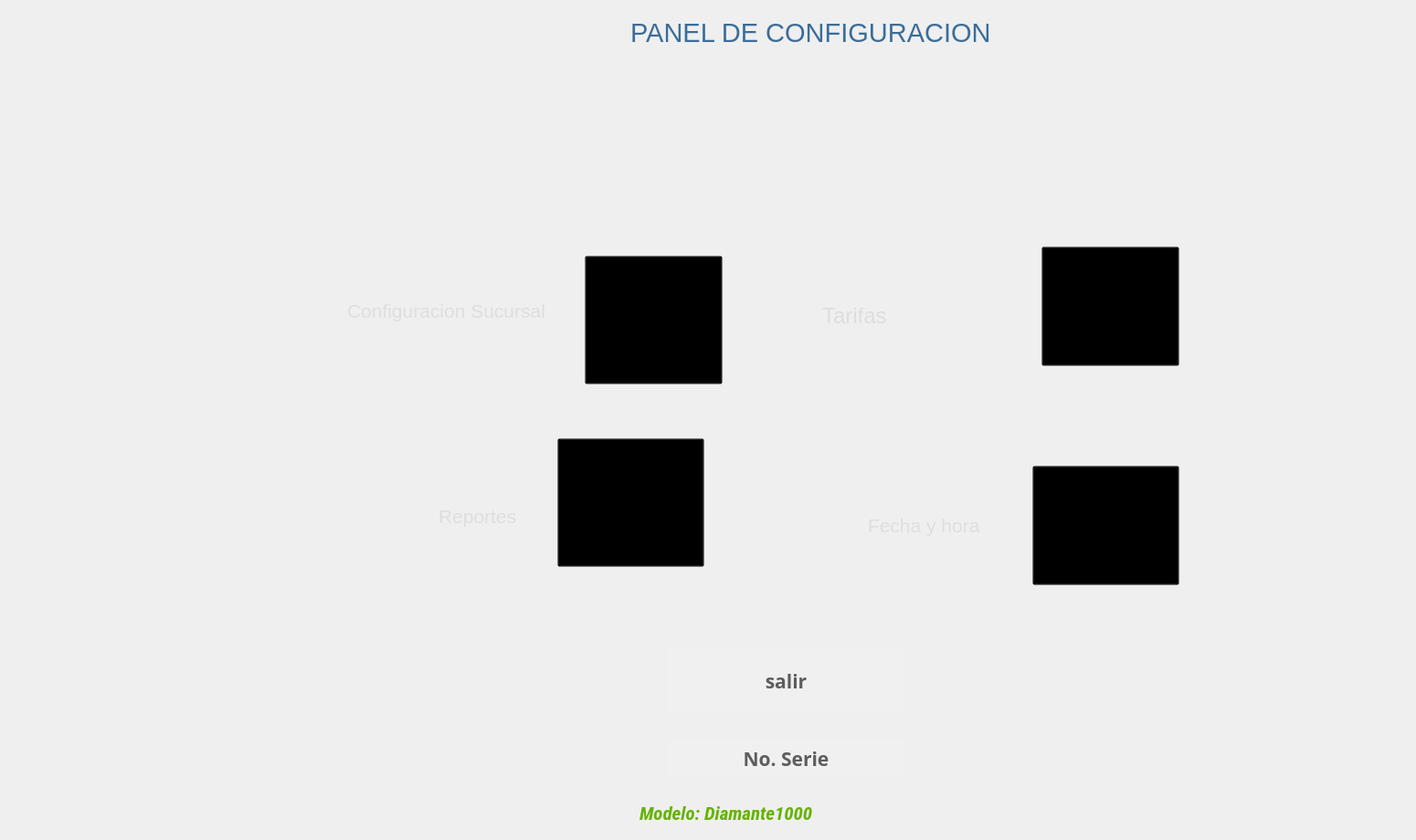
   <widget class="QWidget" name="page_36">
    <widget class="QLabel" name="ltime_55">
     <property name="geometry">
      <rect>
       <x>950</x>
       <y>550</y>
       <width>201</width>
       <height>51</height>
      </rect>
     </property>
     <property name="font">
      <font>
       <family>Segoe UI</family>
       <pointsize>16</pointsize>
       <weight>50</weight>
       <italic>false</italic>
       <bold>false</bold>
      </font>
     </property>
     <property name="styleSheet">
      <string notr="true">background-color:transparent;
color:rgb(222, 222, 222);

</string>
     </property>
     <property name="text">
      <string>Fecha y hora</string>
     </property>
    </widget>
    <widget class="QLabel" name="ltime_56">
     <property name="geometry">
      <rect>
       <x>380</x>
       <y>320</y>
       <width>251</width>
       <height>41</height>
      </rect>
     </property>
     <property name="font">
      <font>
       <family>Segoe UI</family>
       <pointsize>16</pointsize>
       <weight>50</weight>
       <italic>false</italic>
       <bold>false</bold>
      </font>
     </property>
     <property name="styleSheet">
      <string notr="true">background-color:transparent;
color:rgb(222, 222, 222);

</string>
     </property>
     <property name="text">
      <string>Configuracion Sucursal</string>
     </property>
    </widget>
    <widget class="QLabel" name="ltime_57">
     <property name="geometry">
      <rect>
       <x>690</x>
       <y>20</y>
       <width>491</width>
       <height>31</height>
      </rect>
     </property>
     <property name="font">
      <font>
       <family>Segoe UI</family>
       <pointsize>22</pointsize>
       <weight>50</weight>
       <italic>false</italic>
       <bold>false</bold>
      </font>
     </property>
     <property name="styleSheet">
      <string notr="true">background-color:transparent;
color:rgb(59, 109, 153);

</string>
     </property>
     <property name="text">
      <string>PANEL DE CONFIGURACION</string>
     </property>
    </widget>
    <widget class="QPushButton" name="bred">
     <property name="geometry">
      <rect>
       <x>1140</x>
       <y>270</y>
       <width>151</width>
       <height>131</height>
      </rect>
     </property>
     <property name="font">
      <font>
       <family>Sans Serif</family>
       <weight>75</weight>
       <italic>false</italic>
       <bold>true</bold>
      </font>
     </property>
     <property name="styleSheet">
      <string notr="true">background-color:transparent;
color:BLAcK;;
</string>
     </property>
     <property name="text">
      <string/>
     </property>
     <property name="icon">
      <iconset>
       <normaloff>../iconos/ethernet.png</normaloff>../iconos/ethernet.png</iconset>
     </property>
     <property name="iconSize">
      <size>
       <width>150</width>
       <height>150</height>
      </size>
     </property>
     <property name="default">
      <bool>false</bool>
     </property>
     <property name="flat">
      <bool>false</bool>
     </property>
    </widget>
    <widget class="QLabel" name="ltime_58">
     <property name="geometry">
      <rect>
       <x>480</x>
       <y>550</y>
       <width>141</width>
       <height>31</height>
      </rect>
     </property>
     <property name="font">
      <font>
       <family>Segoe UI</family>
       <pointsize>16</pointsize>
       <weight>50</weight>
       <italic>false</italic>
       <bold>false</bold>
      </font>
     </property>
     <property name="styleSheet">
      <string notr="true">background-color:transparent;
color:rgb(222, 222, 222);

</string>
     </property>
     <property name="text">
      <string>Reportes</string>
     </property>
    </widget>
    <widget class="QLabel" name="lmodelo">
     <property name="enabled">
      <bool>true</bool>
     </property>
     <property name="geometry">
      <rect>
       <x>700</x>
       <y>870</y>
       <width>431</width>
       <height>41</height>
      </rect>
     </property>
     <property name="font">
      <font>
       <family>Roboto Condensed</family>
       <pointsize>16</pointsize>
       <weight>75</weight>
       <italic>true</italic>
       <bold>true</bold>
      </font>
     </property>
     <property name="autoFillBackground">
      <bool>false</bool>
     </property>
     <property name="styleSheet">
      <string notr="true">background-color:transparent;
color:rgb(101, 179, 0)</string>
     </property>
     <property name="lineWidth">
      <number>4</number>
     </property>
     <property name="midLineWidth">
      <number>3</number>
     </property>
     <property name="text">
      <string>Modelo: Diamante1000</string>
     </property>
     <property name="scaledContents">
      <bool>false</bool>
     </property>
     <property name="openExternalLinks">
      <bool>false</bool>
     </property>
    </widget>
    <widget class="QPushButton" name="bnoserie">
     <property name="geometry">
      <rect>
       <x>730</x>
       <y>810</y>
       <width>261</width>
       <height>41</height>
      </rect>
     </property>
     <property name="font">
      <font>
       <family>Ubuntu Mono</family>
       <pointsize>16</pointsize>
       <weight>75</weight>
       <italic>false</italic>
       <bold>true</bold>
       <underline>false</underline>
      </font>
     </property>
     <property name="toolTip">
      <string>Ayuda</string>
     </property>
     <property name="toolTipDuration">
      <number>3</number>
     </property>
     <property name="whatsThis">
      <string extracomment="help"/>
     </property>
     <property name="styleSheet">
      <string notr="true">background-color:rgb(240, 240, 240);
color:rgb(93, 93, 93);
border-radius:80%</string>
     </property>
     <property name="text">
      <string>No. Serie</string>
     </property>
     <property name="icon">
      <iconset>
       <normaloff>../../../../../cajsSATELITE/eum/app/cajeroF/iconos/fl.png</normaloff>../../../../../cajsSATELITE/eum/app/cajeroF/iconos/fl.png</iconset>
     </property>
     <property name="iconSize">
      <size>
       <width>40</width>
       <height>40</height>
      </size>
     </property>
    </widget>
    <widget class="QPushButton" name="bsucursal">
     <property name="geometry">
      <rect>
       <x>640</x>
       <y>280</y>
       <width>151</width>
       <height>141</height>
      </rect>
     </property>
     <property name="font">
      <font>
       <family>Sans Serif</family>
       <weight>75</weight>
       <italic>false</italic>
       <bold>true</bold>
      </font>
     </property>
     <property name="layoutDirection">
      <enum>Qt::RightToLeft</enum>
     </property>
     <property name="styleSheet">
      <string notr="true">background-color:transparent;
color:BLAcK;;
</string>
     </property>
     <property name="text">
      <string/>
     </property>
     <property name="icon">
      <iconset>
       <normaloff>../iconos/config.png</normaloff>../iconos/config.png</iconset>
     </property>
     <property name="iconSize">
      <size>
       <width>150</width>
       <height>150</height>
      </size>
     </property>
    </widget>
    <widget class="QPushButton" name="bhora">
     <property name="geometry">
      <rect>
       <x>1130</x>
       <y>510</y>
       <width>161</width>
       <height>131</height>
      </rect>
     </property>
     <property name="font">
      <font>
       <family>Sans Serif</family>
       <weight>75</weight>
       <italic>false</italic>
       <bold>true</bold>
      </font>
     </property>
     <property name="styleSheet">
      <string notr="true">background-color:transparent;
color:BLAcK;;
</string>
     </property>
     <property name="text">
      <string/>
     </property>
     <property name="icon">
      <iconset>
       <normaloff>../iconos/clock.png</normaloff>../iconos/clock.png</iconset>
     </property>
     <property name="iconSize">
      <size>
       <width>128</width>
       <height>128</height>
      </size>
     </property>
    </widget>
    <widget class="QPushButton" name="bsalirConfig">
     <property name="geometry">
      <rect>
       <x>730</x>
       <y>710</y>
       <width>261</width>
       <height>71</height>
      </rect>
     </property>
     <property name="font">
      <font>
       <family>Ubuntu Mono</family>
       <pointsize>16</pointsize>
       <weight>75</weight>
       <italic>false</italic>
       <bold>true</bold>
       <underline>false</underline>
      </font>
     </property>
     <property name="toolTip">
      <string>Ayuda</string>
     </property>
     <property name="toolTipDuration">
      <number>3</number>
     </property>
     <property name="whatsThis">
      <string extracomment="help"/>
     </property>
     <property name="styleSheet">
      <string notr="true">background-color:rgb(240, 240, 240);
color:rgb(93, 93, 93);
border-radius:80%</string>
     </property>
     <property name="text">
      <string>salir</string>
     </property>
     <property name="icon">
      <iconset>
       <normaloff>../../../../../cajsSATELITE/eum/app/cajeroF/iconos/fb5.png</normaloff>../../../../../cajsSATELITE/eum/app/cajeroF/iconos/fb5.png</iconset>
     </property>
     <property name="iconSize">
      <size>
       <width>40</width>
       <height>40</height>
      </size>
     </property>
    </widget>
    <widget class="QLabel" name="ltime_59">
     <property name="geometry">
      <rect>
       <x>900</x>
       <y>330</y>
       <width>261</width>
       <height>31</height>
      </rect>
     </property>
     <property name="font">
      <font>
       <family>Segoe UI</family>
       <pointsize>18</pointsize>
       <weight>50</weight>
       <italic>false</italic>
       <bold>false</bold>
      </font>
     </property>
     <property name="styleSheet">
      <string notr="true">background-color:transparent;
color:rgb(222, 222, 222);

</string>
     </property>
     <property name="text">
      <string>Tarifas</string>
     </property>
    </widget>
    <widget class="QPushButton" name="breporte">
     <property name="geometry">
      <rect>
       <x>610</x>
       <y>480</y>
       <width>161</width>
       <height>141</height>
      </rect>
     </property>
     <property name="font">
      <font>
       <family>Sans Serif</family>
       <weight>75</weight>
       <italic>false</italic>
       <bold>true</bold>
      </font>
     </property>
     <property name="styleSheet">
      <string notr="true">background-color:transparent;
color:BLAcK;;
</string>
     </property>
     <property name="text">
      <string/>
     </property>
     <property name="icon">
      <iconset>
       <normaloff>../iconos/pencil-and-filled-paper-sheet.png</normaloff>../iconos/pencil-and-filled-paper-sheet.png</iconset>
     </property>
     <property name="iconSize">
      <size>
       <width>128</width>
       <height>128</height>
      </size>
     </property>
    </widget>
    <widget class="QPushButton" name="breiniciar">
     <property name="geometry">
      <rect>
       <x>1420</x>
       <y>840</y>
       <width>51</width>
       <height>61</height>
      </rect>
     </property>
     <property name="font">
      <font>
       <family>Verdana</family>
       <pointsize>22</pointsize>
       <weight>50</weight>
       <italic>false</italic>
       <bold>false</bold>
      </font>
     </property>
     <property name="styleSheet">
      <string notr="true">background-color:transparent;
color:rgb(7, 7, 7);
border-radius:20%</string>
     </property>
     <property name="text">
      <string/>
     </property>
     <property name="icon">
      <iconset>
       <normaloff>../iconos/ca.png</normaloff>../iconos/ca.png</iconset>
     </property>
     <property name="iconSize">
      <size>
       <width>40</width>
       <height>40</height>
      </size>
     </property>
    </widget>
    <widget class="QPushButton" name="bapagar">
     <property name="geometry">
      <rect>
       <x>1490</x>
       <y>840</y>
       <width>51</width>
       <height>51</height>
      </rect>
     </property>
     <property name="font">
      <font>
       <family>Verdana</family>
       <pointsize>24</pointsize>
       <weight>50</weight>
       <italic>false</italic>
       <bold>false</bold>
      </font>
     </property>
     <property name="styleSheet">
      <string notr="true">background-color:transparent;
color:rgb(7, 7, 7);
border-radius:25%</string>
     </property>
     <property name="text">
      <string/>
     </property>
     <property name="icon">
      <iconset>
       <normaloff>../iconos/std2.png</normaloff>../iconos/std2.png</iconset>
     </property>
     <property name="iconSize">
      <size>
       <width>42</width>
       <height>42</height>
      </size>
     </property>
    </widget>
   </widget>
